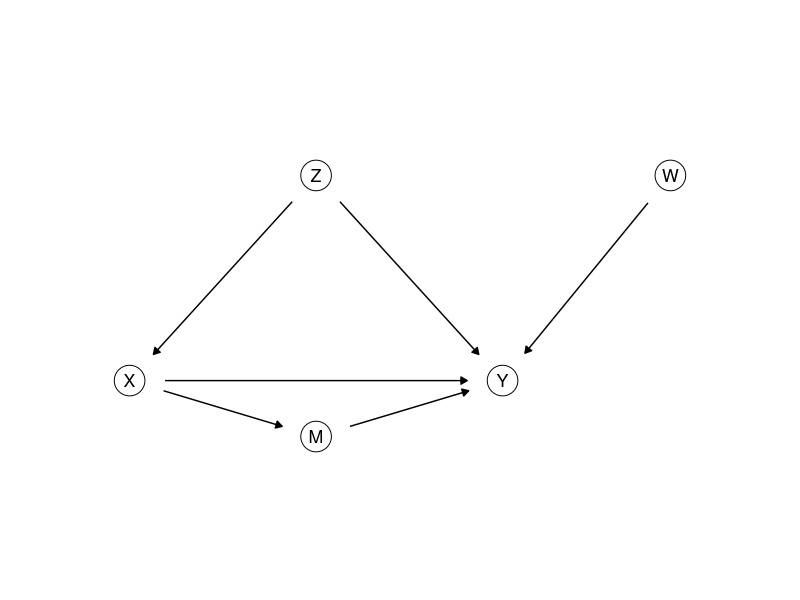

The R source for this figure:
## ---- chunk 1
library(ggplot2)
library(dplyr)
theme_set(theme_minimal())
set.seed(313)

# Causal graphs: letters in circles, one panel per value of `panel`.
draw_dag <- function(nodes, edges, r = 0.22, xlim = c(-0.5, 2.5), ylim = c(-0.4, 1.4)) {
  if (!"panel" %in% names(nodes)) { nodes$panel <- ""; edges$panel <- "" }
  e <- edges |>
    left_join(nodes, by = c("panel", "from" = "name")) |> rename(x0 = x, y0 = y) |>
    left_join(nodes, by = c("panel", "to" = "name")) |>
    mutate(len = sqrt((x - x0)^2 + (y - y0)^2), ux = (x - x0) / len, uy = (y - y0) / len,
           xs = x0 + (r + 0.02) * ux, ys = y0 + (r + 0.02) * uy,
           xe = x - (r + 0.02) * ux, ye = y - (r + 0.02) * uy)
  ggplot() +
    geom_point(data = nodes, aes(x, y), size = 10, shape = 21, fill = "white") +
    geom_text(data = nodes, aes(x, y, label = name), size = 4.5) +
    geom_segment(data = e, aes(x = xs, y = ys, xend = xe, yend = ye),
                 arrow = arrow(length = unit(0.18, "cm"), type = "closed"), linewidth = 0.5) +
    facet_wrap(~ panel, nrow = 1) +
    coord_fixed(xlim = xlim, ylim = ylim) +
    theme_void()
}
## ---- chunk 2
draw_dag(data.frame(name = c("Z", "X", "M", "Y", "W"),
                    x = c(1, 0, 1, 2, 2.9), y = c(1.1, 0, -0.3, 0, 1.1)),
         data.frame(from = c("Z", "Z", "X", "M", "X", "W"),
                    to = c("X", "Y", "M", "Y", "Y", "Y")),
         r = 0.17, xlim = c(-0.5, 3.4), ylim = c(-0.6, 1.4))
## ---- chunk 3
n <- 10000
# program 1: X causes Y
X1 <- rnorm(n); Y1 <- 2 * X1 + rnorm(n)
# program 2: Z causes both
Z2 <- rnorm(n); X2 <- Z2 + rnorm(n); Y2 <- Z2 + rnorm(n)
# program 3: X causes Y through M
X3 <- sqrt(2) * rnorm(n); M3 <- X3 + sqrt(2) * rnorm(n); Y3 <- 0.5 * M3 + rnorm(n)
## ---- chunk 4
slopes <- c(coef(lm(Y1 ~ X1))[2], coef(lm(Y2 ~ X2))[2], coef(lm(Y3 ~ X3))[2])
do1 <- c(mean(2 * 1 + rnorm(n)),                    # X set to 1, later statements re-run
         mean(Z2 + rnorm(n)),
         mean(0.5 * (1 + sqrt(2) * rnorm(n)) + rnorm(n)))
do0 <- c(mean(2 * 0 + rnorm(n)),                    # X set to 0
         mean(Z2 + rnorm(n)),
         mean(0.5 * (0 + sqrt(2) * rnorm(n)) + rnorm(n)))
round(rbind(slope = slopes, effect = do1 - do0), 2)
round(coef(lm(Y2 ~ X2 + Z2))[2], 2)    # program 2, adjusting for Z
round(coef(lm(Y3 ~ X3 + M3))[2], 2)    # program 3, adjusting for M
## ---- chunk 5
cells <- data.frame(Z = c(1, 1, 0, 0), X = c(1, 0, 1, 0),
                    n = c(400, 100, 100, 400), passed = c(320, 70, 50, 120))
students <- bind_rows(
  cells |> mutate(Y = 1, count = passed),
  cells |> mutate(Y = 0, count = n - passed)
) |>
  select(Z, X, Y, count) |>
  tidyr::uncount(count)
nrow(students)
## ---- chunk 6
students |> group_by(X) |> summarize(rate = mean(Y))

rows <- students |>
  group_by(Z) |>
  summarize(diff = mean(Y[X == 1]) - mean(Y[X == 0]),
            share = n() / nrow(students))
sum(rows$diff * rows$share)

rate <- function(z, x) {
  ifelse(z == 1, ifelse(x == 1, 0.8, 0.7), ifelse(x == 1, 0.5, 0.3))
}
one_trial <- function() {
  Z <- rep(c(1, 0), each = 500)
  X <- rbinom(1000, 1, 0.5)
  Y <- rbinom(1000, 1, rate(Z, X))
  mean(Y[X == 1]) - mean(Y[X == 0])
}
trials <- replicate(200, one_trial())
c(mean = mean(trials), sd = sd(trials))
## ---- chunk 7
set.seed(313)    # the sheet's seed, so this output does not depend on the chunks above it
n <- 10000
Z <- rbinom(n, 1, 0.5)
X <- rbinom(n, 1, ifelse(Z == 1, 0.8, 0.2))
Y <- rbinom(n, 1, 0.3 + 0.1 * X + 0.3 * Z)
observed <- mean(Y[X == 1]) - mean(Y[X == 0])
d1 <- mean(Y[X == 1 & Z == 1]) - mean(Y[X == 0 & Z == 1])   # within Z = 1
d0 <- mean(Y[X == 1 & Z == 0]) - mean(Y[X == 0 & Z == 0])   # within Z = 0
adjusted <- d1 * mean(Z == 1) + d0 * mean(Z == 0)
Y1 <- rbinom(n, 1, 0.3 + 0.1 * 1 + 0.3 * Z)    # everyone attends
Y0 <- rbinom(n, 1, 0.3 + 0.1 * 0 + 0.3 * Z)    # nobody attends
c(observed = observed, adjusted = adjusted, intervened = mean(Y1) - mean(Y0))

X95 <- rbinom(n, 1, ifelse(Z == 1, 0.95, 0.05))
Y95 <- rbinom(n, 1, 0.3 + 0.1 * X95 + 0.3 * Z)
mean(Y95[X95 == 1]) - mean(Y95[X95 == 0])      # observed, new referrals
